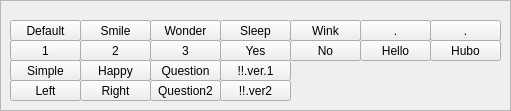
  <widget class="QFrame" name="frame_10">
   <property name="geometry">
    <rect>
     <x>10</x>
     <y>80</y>
     <width>511</width>
     <height>111</height>
    </rect>
   </property>
   <property name="frameShape">
    <enum>QFrame::StyledPanel</enum>
   </property>
   <property name="frameShadow">
    <enum>QFrame::Raised</enum>
   </property>
   <widget class="QPushButton" name="BTN_FACE_ANGRY">
    <property name="geometry">
     <rect>
      <x>220</x>
      <y>20</y>
      <width>71</width>
      <height>21</height>
     </rect>
    </property>
    <property name="text">
     <string>Sleep</string>
    </property>
   </widget>
   <widget class="QPushButton" name="BTN_FACE_SAD">
    <property name="geometry">
     <rect>
      <x>150</x>
      <y>20</y>
      <width>71</width>
      <height>21</height>
     </rect>
    </property>
    <property name="text">
     <string>Wonder</string>
    </property>
   </widget>
   <widget class="QPushButton" name="BTN_FACE_SMILE">
    <property name="geometry">
     <rect>
      <x>10</x>
      <y>20</y>
      <width>71</width>
      <height>21</height>
     </rect>
    </property>
    <property name="text">
     <string>Default</string>
    </property>
   </widget>
   <widget class="QPushButton" name="BTN_FACE_IMPASSIVE">
    <property name="geometry">
     <rect>
      <x>80</x>
      <y>20</y>
      <width>71</width>
      <height>21</height>
     </rect>
    </property>
    <property name="text">
     <string>Smile</string>
    </property>
   </widget>
   <widget class="QPushButton" name="BTN_FACE_WINK">
    <property name="geometry">
     <rect>
      <x>430</x>
      <y>20</y>
      <width>71</width>
      <height>21</height>
     </rect>
    </property>
    <property name="text">
     <string>.</string>
    </property>
   </widget>
   <widget class="QPushButton" name="BTN_FACE_WONDER">
    <property name="geometry">
     <rect>
      <x>290</x>
      <y>20</y>
      <width>71</width>
      <height>21</height>
     </rect>
    </property>
    <property name="text">
     <string>Wink</string>
    </property>
   </widget>
   <widget class="QPushButton" name="BTN_FACE_THINK">
    <property name="geometry">
     <rect>
      <x>360</x>
      <y>20</y>
      <width>71</width>
      <height>21</height>
     </rect>
    </property>
    <property name="text">
     <string>.</string>
    </property>
   </widget>
   <widget class="QPushButton" name="BTN_FACE_1">
    <property name="geometry">
     <rect>
      <x>10</x>
      <y>40</y>
      <width>71</width>
      <height>21</height>
     </rect>
    </property>
    <property name="text">
     <string>1</string>
    </property>
   </widget>
   <widget class="QPushButton" name="BTN_FACE_2">
    <property name="geometry">
     <rect>
      <x>80</x>
      <y>40</y>
      <width>71</width>
      <height>21</height>
     </rect>
    </property>
    <property name="text">
     <string>2</string>
    </property>
   </widget>
   <widget class="QPushButton" name="BTN_FACE_3">
    <property name="geometry">
     <rect>
      <x>150</x>
      <y>40</y>
      <width>71</width>
      <height>21</height>
     </rect>
    </property>
    <property name="text">
     <string>3</string>
    </property>
   </widget>
   <widget class="QPushButton" name="BTN_FACE_YES">
    <property name="geometry">
     <rect>
      <x>220</x>
      <y>40</y>
      <width>71</width>
      <height>21</height>
     </rect>
    </property>
    <property name="text">
     <string>Yes</string>
    </property>
   </widget>
   <widget class="QPushButton" name="BTN_FACE_NO">
    <property name="geometry">
     <rect>
      <x>290</x>
      <y>40</y>
      <width>71</width>
      <height>21</height>
     </rect>
    </property>
    <property name="text">
     <string>No</string>
    </property>
   </widget>
   <widget class="QPushButton" name="BTN_FACE_HELLO">
    <property name="geometry">
     <rect>
      <x>360</x>
      <y>40</y>
      <width>71</width>
      <height>21</height>
     </rect>
    </property>
    <property name="text">
     <string>Hello</string>
    </property>
   </widget>
   <widget class="QPushButton" name="BTN_FACE_HUBO">
    <property name="geometry">
     <rect>
      <x>430</x>
      <y>40</y>
      <width>71</width>
      <height>21</height>
     </rect>
    </property>
    <property name="text">
     <string>Hubo</string>
    </property>
   </widget>
   <widget class="QPushButton" name="BTN_FACE_SIMPLE">
    <property name="geometry">
     <rect>
      <x>10</x>
      <y>60</y>
      <width>71</width>
      <height>21</height>
     </rect>
    </property>
    <property name="text">
     <string>Simple</string>
    </property>
   </widget>
   <widget class="QPushButton" name="BTN_FACE_HAPPY">
    <property name="geometry">
     <rect>
      <x>80</x>
      <y>60</y>
      <width>71</width>
      <height>21</height>
     </rect>
    </property>
    <property name="text">
     <string>Happy</string>
    </property>
   </widget>
   <widget class="QPushButton" name="BTN_FACE_LEFT">
    <property name="geometry">
     <rect>
      <x>10</x>
      <y>80</y>
      <width>71</width>
      <height>21</height>
     </rect>
    </property>
    <property name="text">
     <string>Left</string>
    </property>
   </widget>
   <widget class="QPushButton" name="BTN_FACE_RIGHT">
    <property name="geometry">
     <rect>
      <x>80</x>
      <y>80</y>
      <width>71</width>
      <height>21</height>
     </rect>
    </property>
    <property name="text">
     <string>Right</string>
    </property>
   </widget>
   <widget class="QPushButton" name="BTN_FACE_QUESTION">
    <property name="geometry">
     <rect>
      <x>150</x>
      <y>60</y>
      <width>71</width>
      <height>21</height>
     </rect>
    </property>
    <property name="text">
     <string>Question</string>
    </property>
   </widget>
   <widget class="QPushButton" name="BTN_FACE_EXCLMATION">
    <property name="geometry">
     <rect>
      <x>220</x>
      <y>60</y>
      <width>71</width>
      <height>21</height>
     </rect>
    </property>
    <property name="text">
     <string>!!.ver.1</string>
    </property>
   </widget>
   <widget class="QPushButton" name="BTN_FACE_QUESTION2">
    <property name="geometry">
     <rect>
      <x>150</x>
      <y>80</y>
      <width>71</width>
      <height>21</height>
     </rect>
    </property>
    <property name="text">
     <string>Question2</string>
    </property>
   </widget>
   <widget class="QPushButton" name="BTN_FACE_EXCLMATION2">
    <property name="geometry">
     <rect>
      <x>220</x>
      <y>80</y>
      <width>71</width>
      <height>21</height>
     </rect>
    </property>
    <property name="text">
     <string>!!.ver2</string>
    </property>
   </widget>
  </widget>
